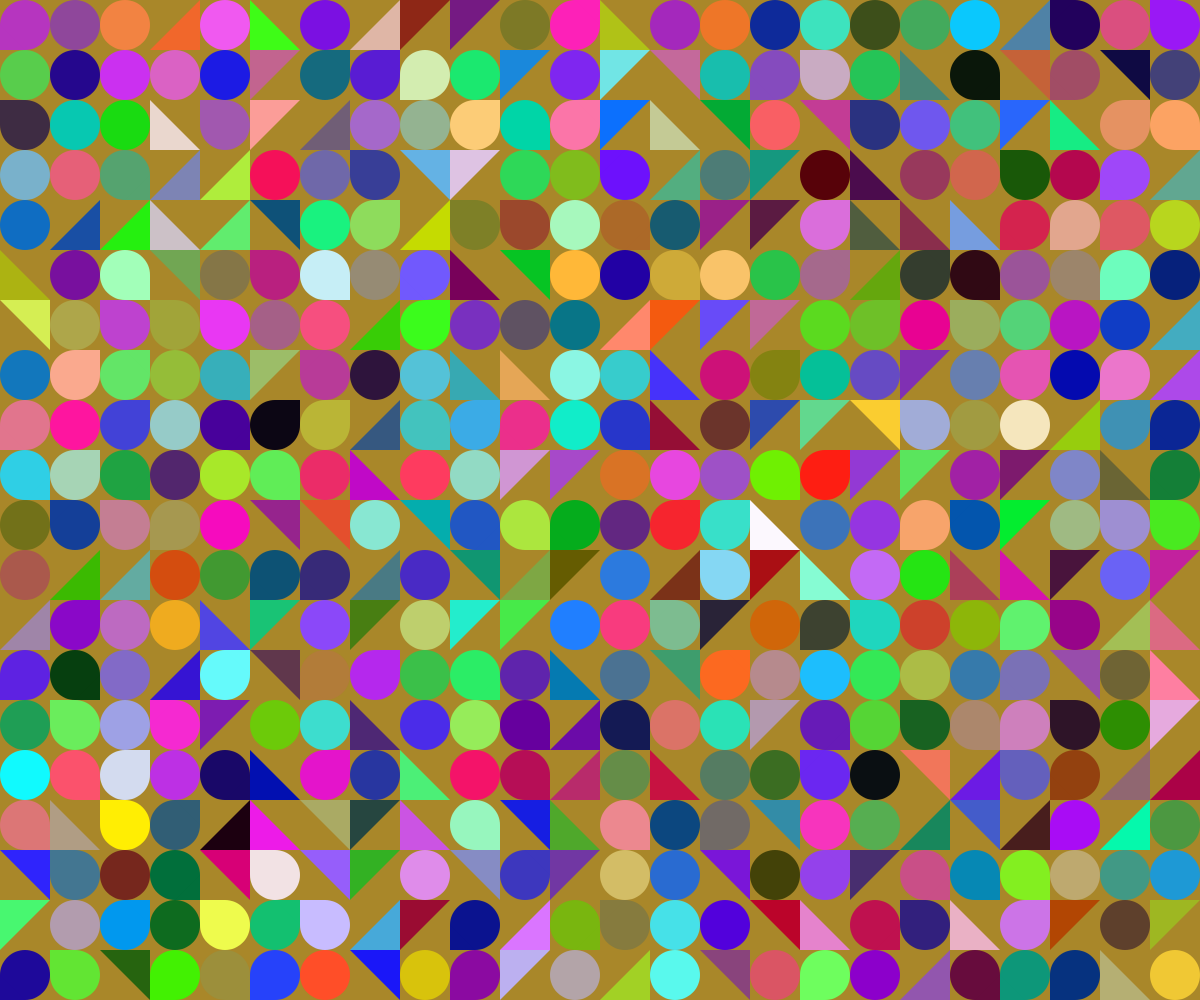
Frame 1 (no input)
Frame 60 (no input): identical to frame 1, image omitted
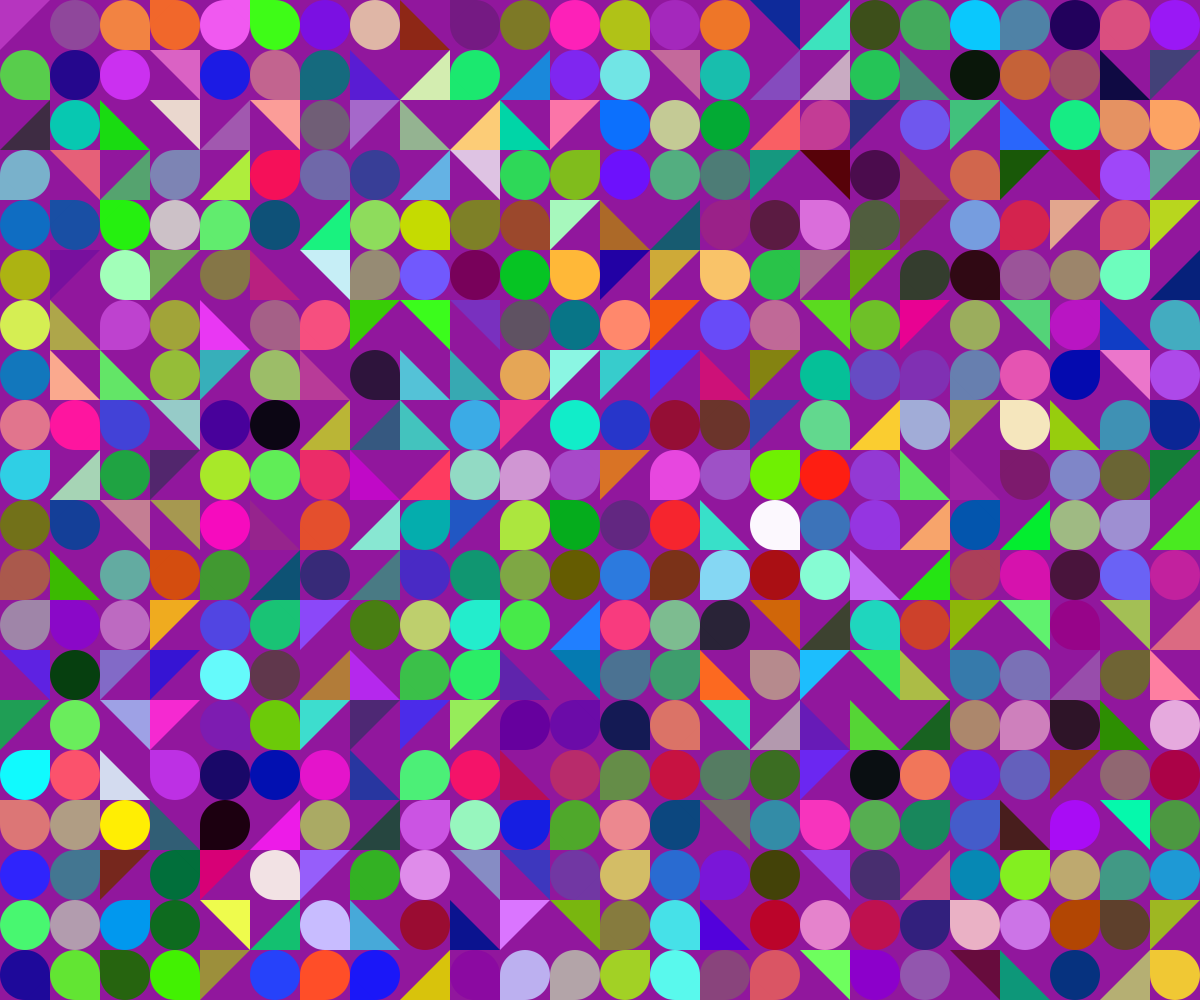
Frame 120 (the mouse pressed at the canvas centre since frame 60)

The p5.js sketch that drew these frames (run headless with seeded random() and noise() and a simulated clock; from frame 60 on, the mouse is pressed at the canvas centre):

// p5.js sketch
// ── sketch.js
let cells = [];
let minwidth = 50;
let square_size = minwidth;

function random_color(){
  thecol = color(random(0,255),random(0,255),random(0,255));
  return thecol;
}

function reportsize(){
	resizeCanvas(windowWidth,windowHeight);
  init();
}

window.addEventListener('resize', reportsize);



function create_2d_array(x_len,y_len){
  arr = new Array(x_len);
  for (let i=0; i<arr.length; i++){
    arr[i] = new Array(y_len);
  }
  return arr;
}

function mousePressed(){
    renderscreen();
}

function renderscreen(){
  bg_color = random_color()

  background(bg_color);
  for (let i=0; i<cells.length; i++){
    for (let j=0; j<cells[0].length; j++){
      cells[i][j].show()
    }
  }
}

function init(){
  ww = windowWidth;
  wh = windowHeight;

  minwidth = 50;
  large = Math.max(ww,wh);
  if (large/20 < minwidth) {
    square_size = large/20
  }
  else {
    square_size = minwidth
  }
  w_count = Math.round(ww/square_size)
  h_count = Math.round(wh/square_size)

  cells = create_2d_array(w_count, h_count)

  for (let i=0; i<w_count; i++){
    for (let j=0; j<h_count;j++){
      cells[i][j] = new cell(i*square_size, j*square_size, square_size, square_size)
    }
  }
  console.log(cells)

  canvas = createCanvas(ww,wh);
  canvas.style('z-index','-1');
  canvas.position(0,0);
  noStroke();
  renderscreen();


}

function setup(){
  pixelDensity(2);
  init();
  noStroke();
}

function draw(){
  // background(bg_color)
  // circle(mouseX,mouseY,100);
}

// ── cell.js
function cell(xpos, ypos, width, height){
  this.xpos = xpos
  this.ypos = ypos
  this.size = width
  this.width = width
  this.height = height
  this.color = random_color()
}

cell.prototype = {
  show: function(){
    fill(this.color)
    noStroke();
    // rect(this.xpos, this.ypos, this.width, this.height)
    opts = [ "render_circle", "render_triangle", "render_duality" ]
    orientation = Math.floor(Math.random() * 4)
    this[opts[Math.floor(Math.random() * opts.length)]](orientation)
  },
  render_circle: function(){
    circle(this.xpos+this.size/2, this.ypos+this.size/2, this.size)
  },
  render_triangle: function(orientation){
    // todo: make this function darn robust. works for now
    let vals;
    console.log(orientation)
    if (orientation == 0) {
      vals = [this.xpos, this.ypos, this.xpos+this.size, this.ypos, this.xpos, this.ypos+this.size]
    }
    else if (orientation == 1) {
      vals = [this.xpos, this.ypos, this.xpos+this.size, this.ypos, this.xpos+this.size, this.ypos+this.size]
    }
    else if (orientation == 2) {
      vals = [this.xpos+this.size, this.ypos, this.xpos+this.size, this.ypos+this.size, this.xpos, this.ypos+this.size]
    }
    else if (orientation == 3) {
      vals = [this.xpos, this.ypos, this.xpos+this.size, this.ypos+this.size, this.xpos, this.ypos+this.size]
    }
    triangle(vals[0], vals[1], vals[2], vals[3], vals[4], vals[5])


  },
  render_duality: function(orientation){
    if (orientation == 0) {
      vals = [this.xpos, this.ypos, this.xpos+this.size/2, this.ypos, this.xpos, this.ypos+this.size/2]
    }
    else if (orientation == 1) {
      vals = [this.xpos+this.size/2, this.ypos, this.xpos+this.size, this.ypos, this.xpos+this.size, this.ypos+this.size/2]
    }
    else if (orientation == 2) {
      vals = [this.xpos+this.size, this.ypos+this.size/2, this.xpos+this.size, this.ypos+this.size, this.xpos+this.size/2, this.ypos+this.size]
    }
    else if (orientation == 3) {
      vals = [this.xpos, this.ypos+this.size/2, this.xpos+this.size/2, this.ypos+this.size, this.xpos, this.ypos+this.size]
    }
    circle(this.xpos+this.size/2, this.ypos+this.size/2, this.size)
    triangle(vals[0], vals[1], vals[2], vals[3], vals[4], vals[5])
  }
}
